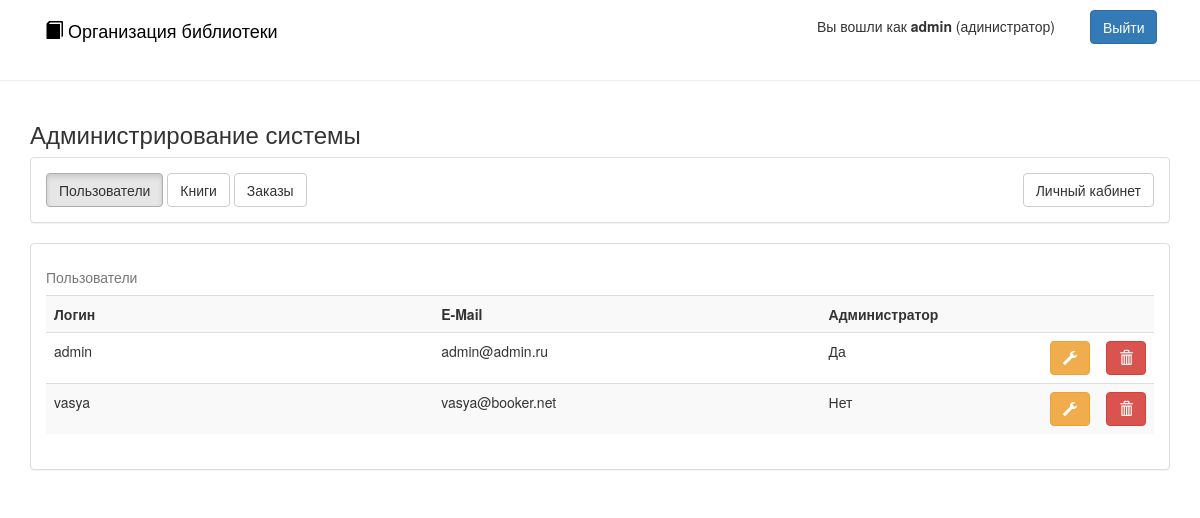
The app's page /admin/users (signed in), older data.
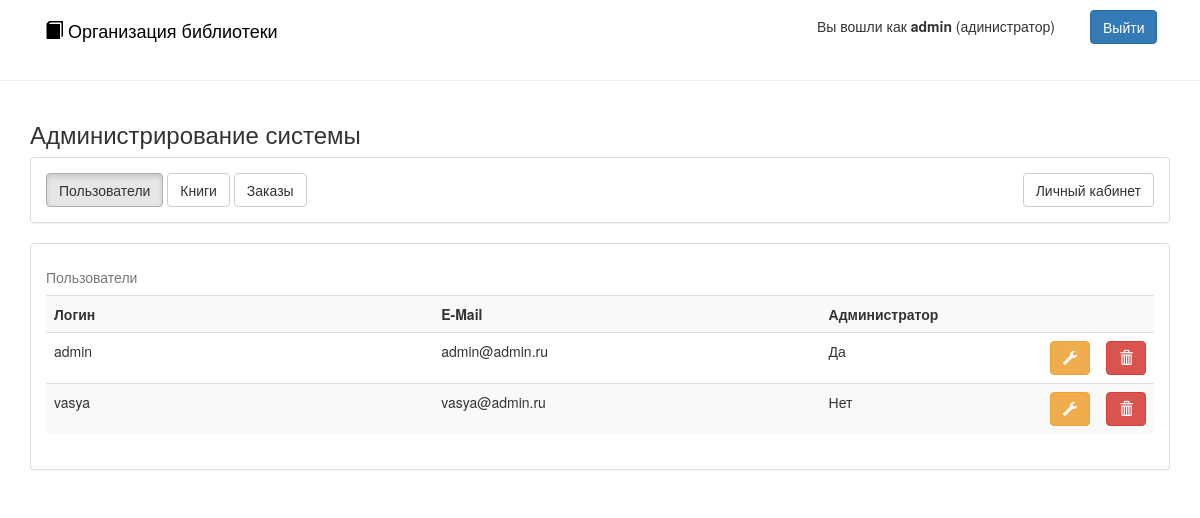
The same page, newer data.
### app/models/User.py (models this page shows, shortened)
class User(db.Model, UserMixin):
    login = db.Column('login', db.String(30), primary_key=True, nullable=False)
    password = db.Column('password', db.String(30), nullable=False)
    email = db.Column('email', db.String(100), nullable=False)
    is_admin = db.Column('is_admin', db.Boolean, nullable=False)
    books = db.relationship('Book',
                            secondary=users_books,
                            primaryjoin=(users_books.c.user_login == login),
                            backref=db.backref('users_books', lazy='dynamic'),
                            lazy='dynamic')
    orders = db.relationship('Order')
    @classmethod
    def get(cls, id):
        return cls.query.get(id)
    @classmethod
    def get_all(cls):
        return cls.query.all()

### app/controllers/AdminController.py (the view)
@app.route("/admin/users")
@login_required
def admin_users():
    if not current_user.is_admin:
        abort(403)  # access denied
    users = User.get_all()
    return render_template('admin/users.html', users=users)

### app/controllers/LoginController.py (called while the page is built)
@login_manager.user_loader
def load_user(lgn):
    return User.get(lgn)

### templates/admin/users.html
{% extends "layout.html" %}
{% block body %}
<div class="container">
    <h3>Администрирование системы</h3>
    <div class="panel panel-default">
        <div class="panel-body">
            <a href="{{ url_for('admin_users') }}" class=" btn btn-default active">Пользователи</a>
            <a href="{{ url_for('admin_public') }}" class=" btn btn-default">Книги</a>
            <a href="{{ url_for('admin_orders') }}" class=" btn btn-default">Заказы</a>
            <a href="{{ url_for('main') }}" class="btn btn-default pull-right">Личный кабинет</a>
        </div>
    </div>
    <div class="panel panel-default">
        <div class="panel-body">
            <table class="table table-striped" >
                    <caption>Пользователи</caption>
                    <tr>
                        <th width="35%">Логин</th>
                        <th width="35%">E-Mail</th>
                        <th width="20%">Администратор</th>
                        <th width="5%"></th>
                        <th width="5%"></th>
                    </tr>
                    {% for user in users %}
                    <tr>
                        <td>{{user.login}}</td>
                        <td>{{user.email}}</td>
                        <td>{% if user.is_admin %} Да {% else %} Нет {% endif %}</td>
                        <td>
                            <a class="btn btn-warning" href="{{url_for('user_doadmin', login=user.login)}}">
                                <span class="glyphicon glyphicon-wrench" aria-hidden="true"></span>
                            </a>
                        </td>
                        <td>
                            <a class="btn btn-danger" href="{{url_for('user_delete', login=user.login)}}">
                                <span class="glyphicon glyphicon-trash" aria-hidden="true"></span>
                            </a>
                        </td>
                    </tr>
                    {% endfor %}
                </table>
        </div>
    </div>
</div>
{% endblock %}

Row changes from the older to the newer data that the page shows:
changed User "vasya": email "vasya@booker.net" → "vasya@admin.ru"
